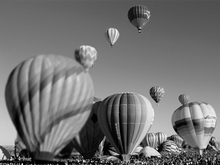
%> input picture TD5_23.09.2021/Louis/source14_1.tif, 220 x 165 px, shrunk from 640 x 480 before the run
$ octave TD5_Exo1.m   (GNU Octave 9; MATLAB toolbox functions it lacks are replaced by stand-ins)
%> lines starting %> are read from the running program, lines starting %| are printed output that depends on the picture
### TD5_23.09.2021/Louis/f_variance.m
function VarianceI = f_variance(I)

  S = size(I);
  VarianceI = zeros(S(1),S(2)); %On initialise la matrice r閜onse

  for i = 2:S(1)-1 %Masque 3x3 donc attention aux bords !
    for j = 2:S(2)-1

      Masque = I(i-1:i+1,j-1:j+1); %On cr閑 le masque 3x3
      Moyenne = mean2(Masque); %Pour chaque pixel on calcule la moyenne du masque

      for x = 1:3
        for y = 1:3


        VarianceI(i,j) = VarianceI(i,j) + (Masque(x,y)-Moyenne).^2;

        endfor
      endfor
    endfor
  endfor
  VarianceI = VarianceI;
  %VarianceI = VarianceI./9;

endfunction


### TD5_23.09.2021/Louis/TD5_Exo1.m
clear all;
close all;
pkg load image;

I = double(imread('source14_1.tif'));
%> I: size 165x220 double; min 0, max 249, mean 113.5; mean of the top-left, top-right, bottom-left and bottom-right quarters 121.2, 105.8, 102.2, 124.7
J = double(imread('source14_2.tif'));
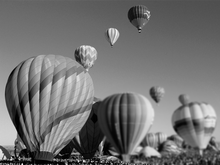
%> input picture TD5_23.09.2021/Louis/source14_2.tif, 220 x 165 px, shrunk from 640 x 480 before the run
%> J: size 165x220 double; min 0, max 249, mean 113.5; mean of the top-left, top-right, bottom-left and bottom-right quarters 121.6, 105.7, 102.8, 123.8


I_variance = f_variance(I)./9;
%> after the loop in f_variance, `for i = 2:S(1)-1`:
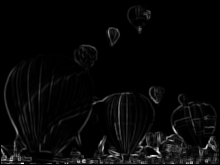
%> VarianceI: size 165x220 double; min 0, max 73100, mean 2308.7; drawn with min black and max white
J_variance = f_variance(J)./9;
%> after the loop in f_variance (call 2), `for i = 2:S(1)-1`:
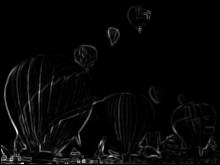
%> VarianceI: size 165x220 double; min 0, max 72382, mean 2027.6; drawn with min black and max white

figure();
subplot(2,2,1); imshow(I,[]); title('I');
subplot(2,2,2); imshow(J,[]); title('J');
subplot(2,2,3); imshow(I_variance,[]); title('Variance de I');
subplot(2,2,4); imshow(J_variance,[]); title('Variance de J');

s = size(I_variance);
%> s = [165 220]

I_Nette = zeros(s);

for i = 1:s(1)
  for j = 1:s(2)
    if I_variance(i,j) >= J_variance(i,j) %indique si c'est flou où nonzeros
      I_Nette(i,j) = I(i,j);
     elseif J_variance(i,j) > I_variance(i,j)
      I_Nette(i,j) = J(i,j);
    endif
  endfor
endfor
figure();
imshow(I_Nette,[]); title('Image après élévation de la variance : Image Nette');

%W = strel('square',3);
%élément de structure : masque binaire
%On peut choisir différentes formes : ’diamond’, ’square’, ’line’ et modifier
%sa taille


 %imshow pour afficher on doit avoir une image en 8bits, sinon on normalise
 %Normalisation : imshow(I,[]);
 %Pour faire des calculs, il faut être en double !!!
